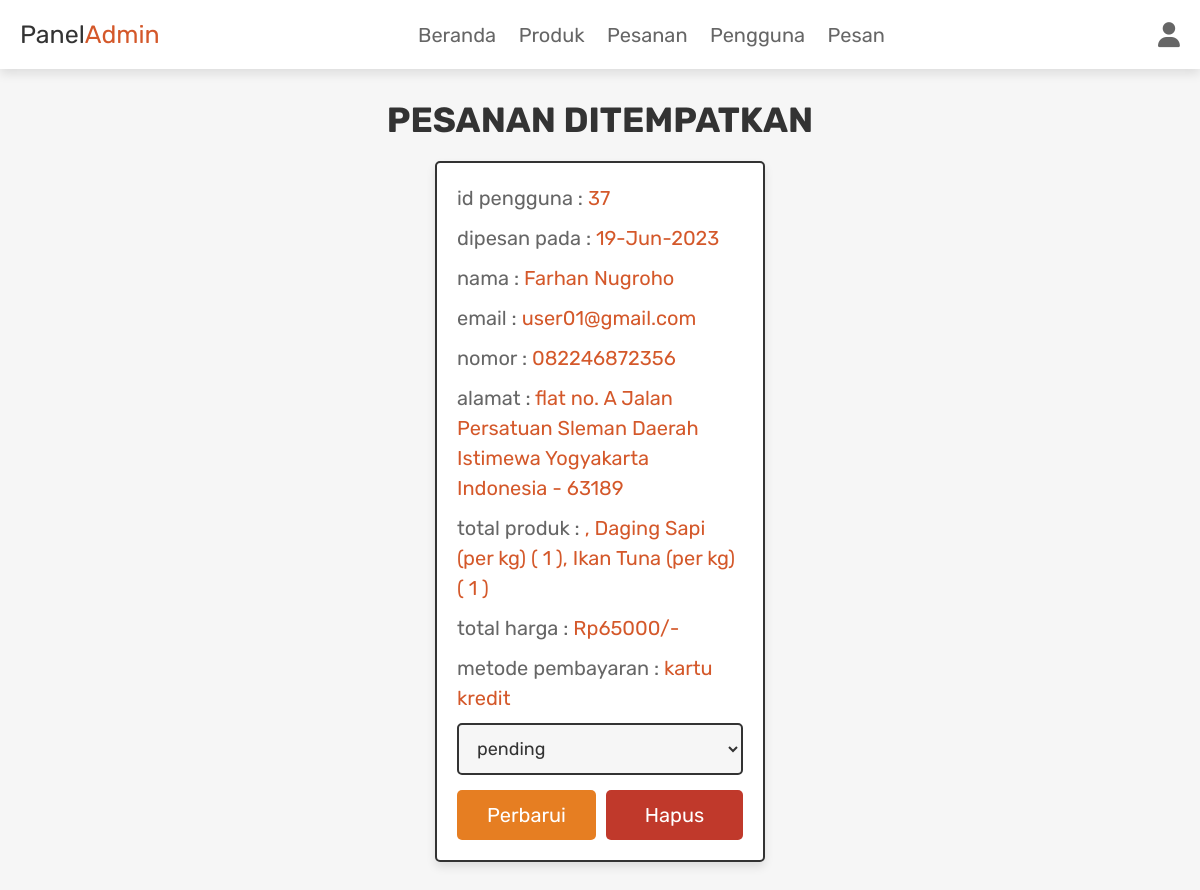
The app's page /admin_orders.php (signed in) with its own data.
### tables this page shows
CREATE TABLE `orders` (
  `id` int(100) NOT NULL,
  `user_id` int(100) NOT NULL,
  `name` varchar(100) NOT NULL,
  `number` varchar(12) NOT NULL,
  `email` varchar(100) NOT NULL,
  `method` varchar(50) NOT NULL,
  `address` varchar(500) NOT NULL,
  `total_products` varchar(1000) NOT NULL,
  `total_price` int(100) NOT NULL,
  `placed_on` varchar(50) NOT NULL,
  `payment_status` varchar(20) NOT NULL DEFAULT 'pending'
);

### admin_orders.php (the view, shortened to what this page needs)
<?php
@include 'config.php';
?>
<!DOCTYPE html>
<html lang="en">
<head>
   <link rel="stylesheet" href="https://cdnjs.cloudflare.com/ajax/libs/font-awesome/6.1.1/css/all.min.css">
   <link rel="stylesheet" href="css/admin_style.css">
</head>
<body>
<?php include 'admin_header.php'; ?>
<section class="placed-orders">
   <h1 class="title">pesanan ditempatkan</h1>
   <div class="box-container">
      <?php
         $select_orders = $conn->prepare("SELECT * FROM `orders`");
         $select_orders->execute();
         if($select_orders->rowCount() > 0){
            while($fetch_orders = $select_orders->fetch(PDO::FETCH_ASSOC)){
      ?>
      <div class="box">
         <p> id pengguna : <span><?= $fetch_orders['user_id']; ?></span> </p>
         <p> dipesan pada : <span><?= $fetch_orders['placed_on']; ?></span> </p>
         <p> nama : <span><?= $fetch_orders['name']; ?></span> </p>
         <p> email : <span><?= $fetch_orders['email']; ?></span> </p>
         <p> nomor : <span><?= $fetch_orders['number']; ?></span> </p>
         <p> alamat : <span><?= $fetch_orders['address']; ?></span> </p>
         <p> total produk : <span><?= $fetch_orders['total_products']; ?></span> </p>
         <p> total harga : <span>Rp<?= $fetch_orders['total_price']; ?>/-</span> </p>
         <p> metode pembayaran : <span><?= $fetch_orders['method']; ?></span> </p>
         <form action="" method="POST">
            <select name="update_payment" class="drop-down">
               <option value="" selected disabled><?= $fetch_orders['payment_status']; ?></option>
            </select>
            <div class="flex-btn">
               <input type="submit" name="update_order" class="option-btn" value="perbarui">
               <a href="admin_orders.php?delete=<?= $fetch_orders['id']; ?>" class="delete-btn" onclick="return confirm('hapus pesanan ini?');">hapus</a>
            </div>
         </form>
      </div>
      <?php
         }
      }else{
         echo '<p class="empty">belum ada pesanan!</p>';
      }
      ?>
   </div>
</section>
</body>
</html>

### css/admin_style.css (style rules this page uses)
.placed-orders .box-container { display: grid; grid-template-columns: repeat(auto-fit, 33rem); gap:1.5rem; align-items: flex-start; justify-content:center; }
.placed-orders .box-container .box { border:var(--border); box-shadow: var(--box-shadow); background-color: var(--white); border-radius: .5rem; padding:2rem; }
.placed-orders .box-container .box p { margin-bottom: 1rem; line-height: 1.5; font-size: 2rem; color:var(--light-color); }
.placed-orders .box-container .box p span { color:#d4582a; }
.placed-orders .box-container .box .drop-down { width: 100%; padding:1.2rem 1.4rem; font-size: 1.8rem; border:var(--border); border-radius: .5rem; background-color: var(--light-bg); margin-bottom: .5rem; }

### css/components.css (style rules this page uses)
:root { --darkorange:#d4582a; --lightorange:#e67e22; --red:#c0392b; --black:#333; --light-color:#666; --white:#fff; --light-bg:#f6f6f6; --border:.2rem solid var(--black); --box-shadow:0 .5rem 1rem rgba(0,0,0,.1); }
* { font-family: 'Rubik', sans-serif; margin:0; padding:0; box-sizing: border-box; outline: none; border:none; text-decoration: none; color:var(--black); }
body { background-color: var(--light-bg); }
html { font-size: 62.5%; overflow-x: hidden; scroll-behavior: smooth; scroll-padding-top: 6.5rem; }
section { padding:3rem 2rem; max-width: 1200px; margin:0 auto; }
.btn, .delete-btn, .option-btn { display: block; width: 100%; margin-top: 1rem; border-radius: .5rem; color:var(--white); font-size: 2rem; padding:1.3rem 3rem; text-transform: capitalize; cursor: pointer; text-align: center; }
.delete-btn { background-color: var(--red); }
.option-btn { background-color: var(--lightorange); }
.flex-btn { display: flex; flex-wrap: wrap; gap:1rem; }
.flex-btn > * { flex:1; }
.title { text-align: center; margin-bottom: 2rem; text-transform: uppercase; color:var(--black); font-size: 3.5rem; }

### records on screen
orders: user "37", placed_on "19-Jun-2023", name "Farhan Nugroho", email "user01@gmail.com", number "082246872356", address "flat no. A Jalan Persatuan Sleman Daerah Istimewa Yogyakarta Indonesia - 63189", total_products ", Daging Sapi (per kg) ( 1 ), Ikan Tuna (per kg) ( 1 )", total_price "65000", method "kartu kredit", update_payment "pending"
